Frame 1 (no input): blank canvas, image omitted
Frame 60 (no input): blank canvas, image omitted
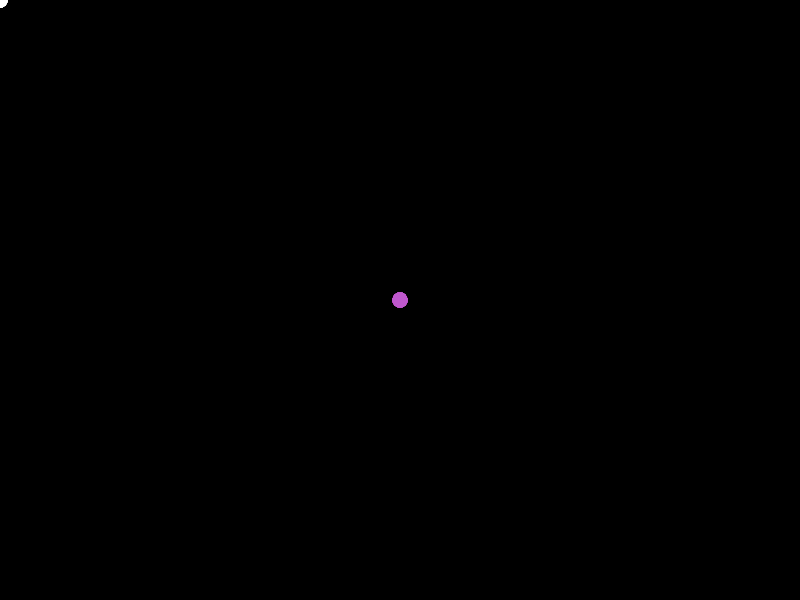
Frame 120 (the mouse pressed at the canvas centre since frame 60)

The p5.js sketch whose frames 1 and 60 were blank and that drew this single picture after the mouse press (run headless with seeded random() and noise() and a simulated clock; from frame 60 on, the mouse is pressed at the canvas centre):

// p5.js sketch
// ── sketch.js

let x, y, r, g, b, a;

function setup() {
  // put setup code here
  createCanvas(displayWidth,displayHeight);
  background(0);
}

function draw() {
  // put drawing code here
  noStroke();
	circle(mouseX, mouseY, 15);

}

function mousePressed() {
	x = random(400);
  y = random(300);
  r = random(255);
  g = random(255);
  b = random(255);
  fill(r, g, b);
}

function doubleClicked() {
	background(0);

}
